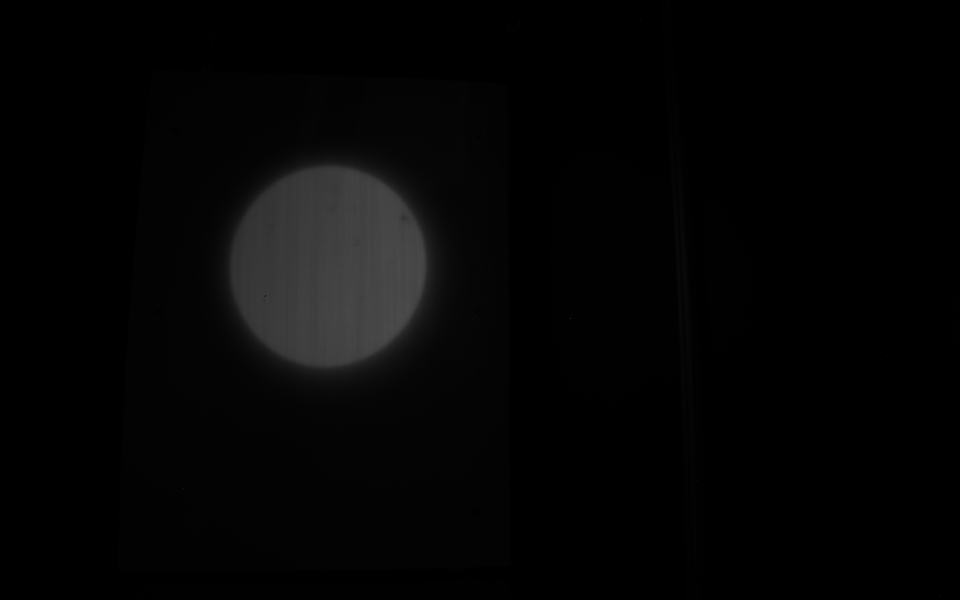
#> input picture ImageAnalysisFuncs/TestImages/PT24_pupil-alignment_2019-04-08_+010.000_-080.000.bmp, 1920 x 1200 px (shown at 1/2 size); its folder holds only this picture in this run
$ python -i analyze_pupil_alignment_Alexander_Lay.py   (imports and definitions only)
#> lines starting #> are read from the running program, lines starting #| are printed output that depends on the picture; after the words box and inside, x2 and y2 are one past the last pixel; in counts of white or black regions, pixels touching at a corner belong together
"""

Due to the uneven lighting and bleeding of light around the edges of the projected circle,
blobs found after otsu thresholding the images were visibly offset from the original circle.

Using a Hough Circle detector also seems unreliable, as the thresholds to identify the one true
circle vary across images.

Fortunately, using an adaptive local threshold technique does work to enhance the projected circles
edge, allowing it to be accurately located by a blob detector in most images.

This was no longer the case after we repositioned the pupil alignment camera, as the new images
contained larger amounts of noise in the projection, which made the blob detector fail.
However, by introducing filtering steps to remove small black patches and black out the background
the white blob detector works across all pupil alignment images again.

"""
from __future__ import print_function
from itertools import chain
import math
import os
import cv2
import numpy as np
import sys


def show_image(image, title):
    cv2.imshow(title, image)
    cv2.moveWindow(title, 0, 0)


def clean_thresholded_image(image, noise_threshold, background_threshold, show=False):
    """

    Return a copy of the image with the background set to black and small black noise objects set to white.

    See https://docs.opencv.org/master/d6/d00/tutorial_py_root.html

    :param image: The thresholded image to be cleaned
    :param noise_threshold: The maximum size a connected region can be to be counted as noise
    :param background_threshold: The smallest size a connected region can be to be counted as background
    :param show: Whether to display a graphic highlighting the alterations to be made

    :return: A cleaned copy of the thresholded image

    """

    clean_mean = image.copy()

    # connectedComponents() locates white regions on a black background.
    # Inverting allows us to locate black regions as distinct from eachother
    # See https://docs.opencv.org/master/d2/de8/group__core__array.html
    inverse_mean = cv2.bitwise_not(image)

    # Set any small black regions of noise to white
    # Noise is targeted as any small connected region of black in the thresholded image
    # Ensures the target blob doesn't contain smaller blobs inside it
    # See https://docs.opencv.org/master/d3/dc0/group__imgproc__shape.html
    _, labels = cv2.connectedComponents(inverse_mean)
    unique_labels, counts = np.unique(labels, return_counts=True)

    # index zero is the white of the original image, so won't need its colour changing
    noise_labels = np.extract(counts[1:] < noise_threshold, unique_labels[1:])
    noise_condition = np.isin(labels, noise_labels)
    # set any pixels in those small black regions to white
    np.putmask(clean_mean, noise_condition, 255)

    # Set the background to black
    # The background is targeted as any large connected region of white in the thresholded image
    # Prevents the target circle being a concentric blob inside the background
    _, labels = cv2.connectedComponents(image)
    unique_labels, counts = np.unique(labels, return_counts=True)

    # index zero is the black of the image, so won't need its colour changing
    bg_labels = np.extract(counts[1:] > background_threshold, unique_labels[1:])
    bg_condition = np.isin(labels, bg_labels)
    # set any pixels in those large white regions to black
    np.putmask(clean_mean, bg_condition, 0)

    if show:
        cleaning_steps = cv2.cvtColor(image, cv2.COLOR_GRAY2BGR)
        # Highlight noise pixels in red
        np.putmask(cleaning_steps[:, :, 0], noise_condition, 0)
        np.putmask(cleaning_steps[:, :, 1], noise_condition, 0)
        np.putmask(cleaning_steps[:, :, 2], noise_condition, 255)
        # Hightlight background pixels in blue
        np.putmask(cleaning_steps[:, :, 0], bg_condition, 255)
        np.putmask(cleaning_steps[:, :, 1], bg_condition, 0)
        np.putmask(cleaning_steps[:, :, 2], bg_condition, 0)
        show_image(cleaning_steps, "mean cleaning steps (blue -> black, red -> white)")

    return clean_mean


def find_white_circles(image, min_area, max_area):
    """

    Return a list of white circles found in the image

    :param image: The image to search for circles in
    :param min_area: The minimum area a circle should have to be accepted
    :param max_area: The maximum area a circle should have to be accepted

    :return: A list of (center x, center y, radius) tuples for each circle in the image

    """
    params = cv2.SimpleBlobDetector_Params()
    params.minArea = min_area
    params.maxArea = max_area
    params.blobColor = 255  # white
    params.filterByColor = True
    params.minInertiaRatio = 0.9  # non stretched
    params.filterByInertia = True
    params.minConvexity = 0.9  # convex
    params.filterByConvexity = True
    params.filterByCircularity = False
    # Due to the noisy edge, circularity filtering gives false negatives, so isn't done here

    detector = cv2.SimpleBlobDetector_create(params)

    return [
        (blob.pt[0], blob.pt[1], blob.size / 2.0) for blob in detector.detect(image)
    ]


def detect_pupil_projection_circles(image_path, show=False):
#> called with show = False
    minradius = 150
    maxradius = 250
    min_area = math.pi * minradius ** 2
    max_area = math.pi * maxradius ** 2

# [8 lines of commented-out code are left out]

    image = cv2.imread(image_path)
#> image is the input picture: shape (1200, 1920, 3); min 0, max 166, mean 4.9
    greyscale = cv2.cvtColor(image, cv2.COLOR_BGR2GRAY)

    # Enhance the edges with a locally adaptive threshold
    # See https://docs.opencv.org/master/d7/d4d/tutorial_py_thresholding.html
    mean = cv2.adaptiveThreshold(
                greyscale,                  # Input image
                255,                        # Maximum value
                cv2.ADAPTIVE_THRESH_MEAN_C, # Adaptive method (MEAN or GAUSSIAN)
                cv2.THRESH_BINARY,          # Thresholding mode
                81,                         # Block size
                2                           # Constant
           )
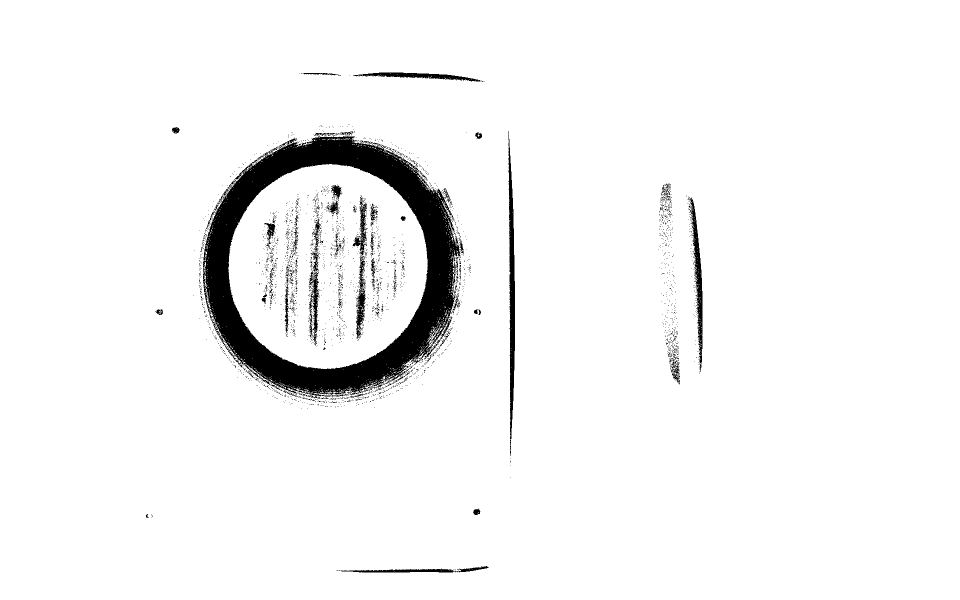
#> mean: shape (1200, 1920) (shown at 1/2 size); 95.5% white; 2729 black regions (2651 under 20 px), largest, box (x1, y1, x2, y2) and area: (406, 271, 921, 796) 78518, (1017, 262, 1030, 912) 4637, (1376, 395, 1405, 744) 2889
    if show:
        show_image(image, "original image")
        show_image(mean, "mean")

    # Remove the bright background and noise in the projected light circle
    clean_mean = clean_thresholded_image(mean, 5000, max_area, show)
#> in clean_thresholded_image, `_, labels = cv2.connectedComponents(inverse_mean)`:
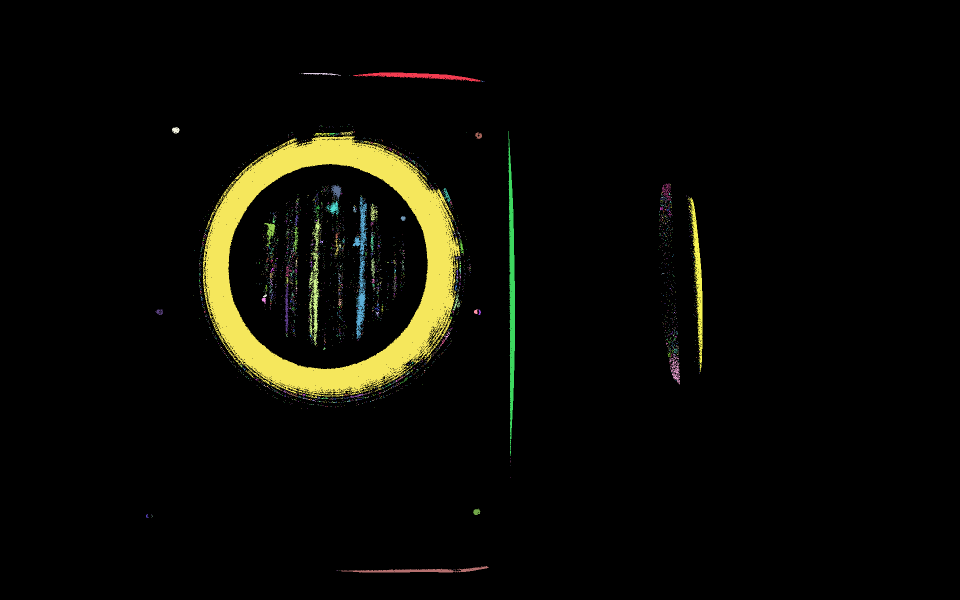
#> labels: shape (1200, 1920) int32 (shown at 1/2 size); 2730 distinct labels, from 0 to 2729; one colour per label, 0 black
#> in clean_thresholded_image, `unique_labels, counts = np.unique(labels, return_counts=True)`: unique_labels = 2730 values from 0 to 2729; counts = 2730 values, max 2199412 at index 0, min 1 at index 2, mean 844
#> in clean_thresholded_image, `noise_labels = np.extract(counts[1:] < noise_threshold, unique_labels[..`: noise_labels = 2728 values from 1 to 2729
#> in clean_thresholded_image, `noise_condition = np.isin(labels, noise_labels)`:
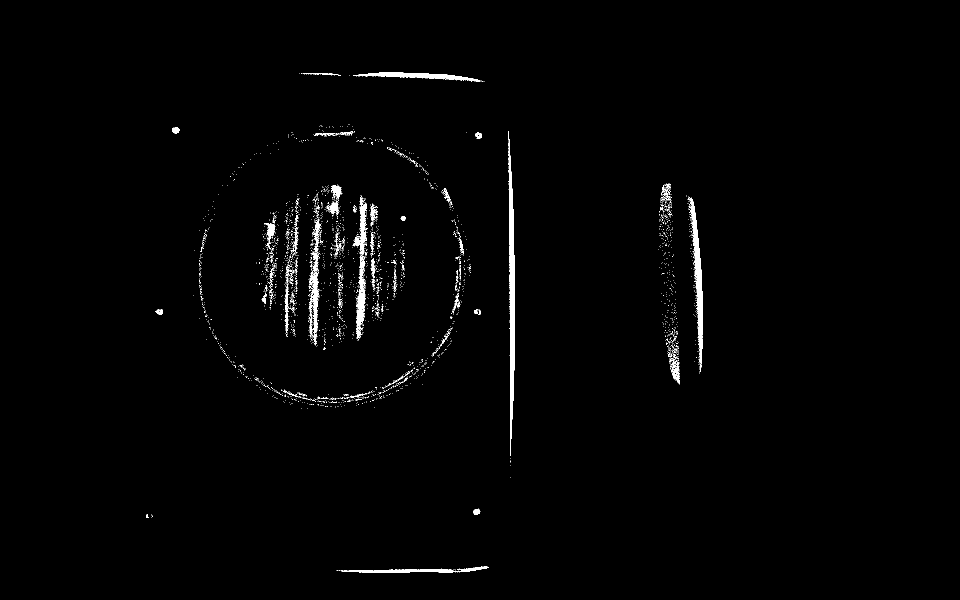
#> noise_condition: shape (1200, 1920) bool (shown at 1/2 size); 1.1% white; 2728 white regions (2651 under 20 px), largest, box (x1, y1, x2, y2) and area: (1017, 262, 1030, 912) 4637, (1376, 395, 1405, 744) 2889, (705, 394, 736, 678) 2480
#> in clean_thresholded_image, `np.putmask(clean_mean, noise_condition, 255)`:
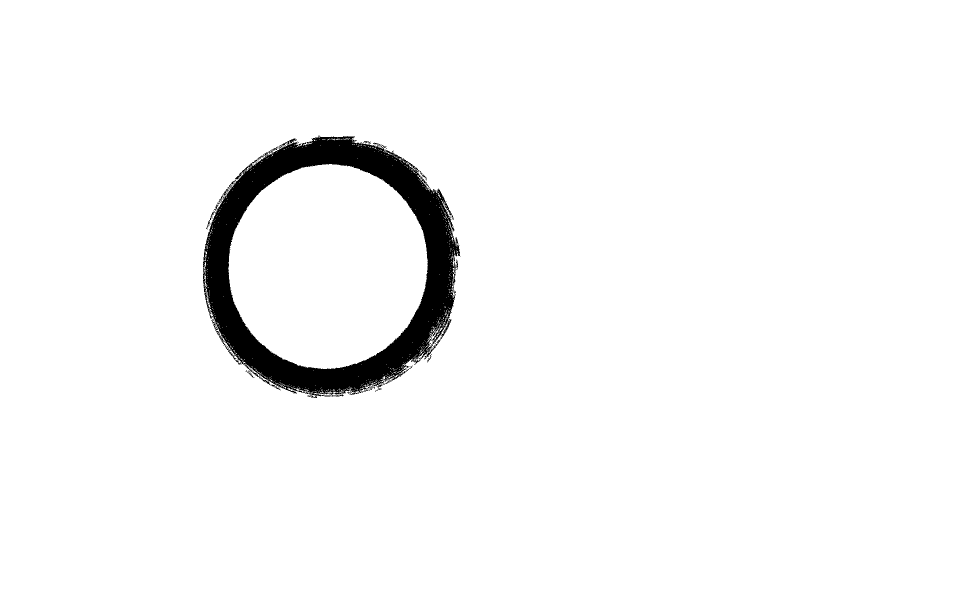
#> clean_mean: shape (1200, 1920) (shown at 1/2 size); 96.6% white; 1 black region, box (x1, y1, x2, y2) and area: (406, 271, 921, 796) 78518
#> in clean_thresholded_image, `_, labels = cv2.connectedComponents(image)`:
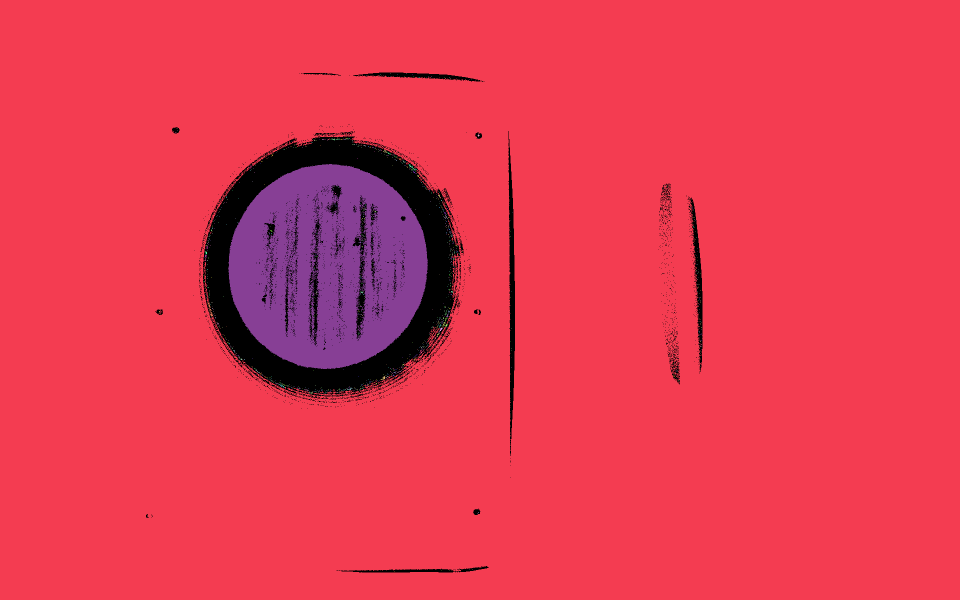
#> labels: shape (1200, 1920) int32 (shown at 1/2 size); 911 distinct labels, from 0 to 910; one colour per label, 0 black
#> in clean_thresholded_image, `unique_labels, counts = np.unique(labels, return_counts=True)`: unique_labels = 911 values from 0 to 910; counts = 911 values, max 2080041 at index 1, min 1 at index 2, mean 2529.1
#> in clean_thresholded_image, `bg_labels = np.extract(counts[1:] > background_threshold, unique_label..`: bg_labels = [1]
#> in clean_thresholded_image, `np.putmask(clean_mean, bg_condition, 0)`:
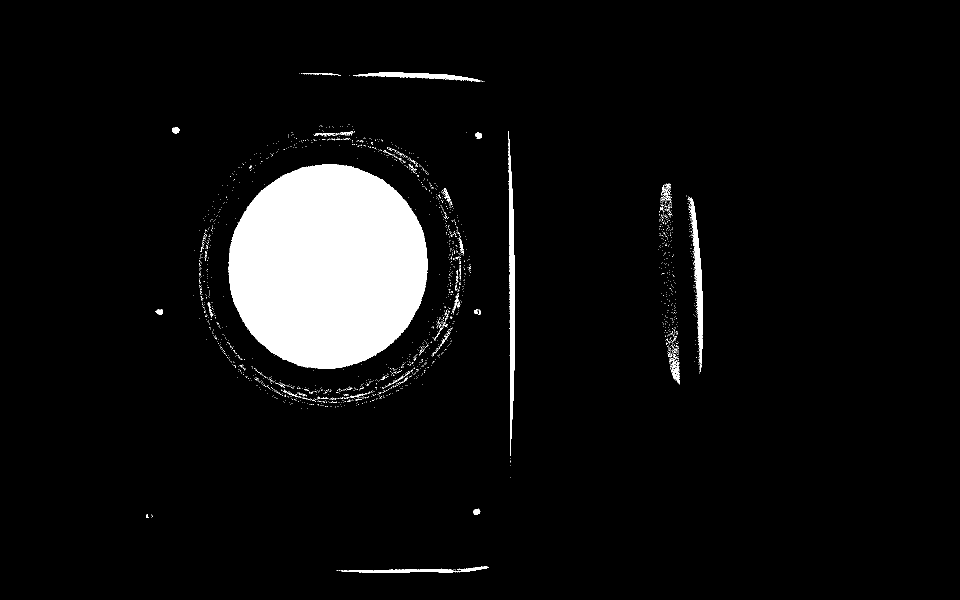
#> clean_mean: shape (1200, 1920) (shown at 1/2 size); 6.3% white; 1975 white regions (1931 under 20 px), largest, box (x1, y1, x2, y2) and area: (456, 328, 856, 738) 127767, (1017, 262, 1030, 912) 4650, (1376, 395, 1405, 744) 2978

    circles = find_white_circles(clean_mean, min_area, max_area)
#> circles = [(655.3, 532.3, 201.3)]

    if show:
        int_circles = np.round(np.array(circles)).astype("int")
        results = image.copy()
        # loop over the (x, y) coordinates and radius of the circles
        for (x, y, r) in int_circles:
            # draw concentric circles around the circles edge
            cv2.circle(results, (x, y), r + 15, (0, 255, 0), 1)
            cv2.circle(results, (x, y), r - 15, (0, 255, 0), 1)
            cv2.circle(results, (x, y), r + 5, (0, 64, 128), 1)
            cv2.circle(results, (x, y), r - 5, (0, 64, 128), 1)
            # draw a square around the center of the circle
            cv2.rectangle(results, (x + 1, y + 1), (x - 1, y - 1), (0, 0, 255), 1)
            print(x, y, r)

        show_image(clean_mean, "clean mean")
        show_image(results, "results")

    return circles


# [30 lines not run here, left out]

>>> result = detect_pupil_projection_circles('TestImages/PT24_pupil-alignment_2019-04-08_+010.000_-080.000.bmp')
#> result = [(655.3, 532.3, 201.3)]

$ run again, on ImageAnalysisFuncs/TestImages/pupil-alignment_2019-10-03T00.00.00.00.bmp
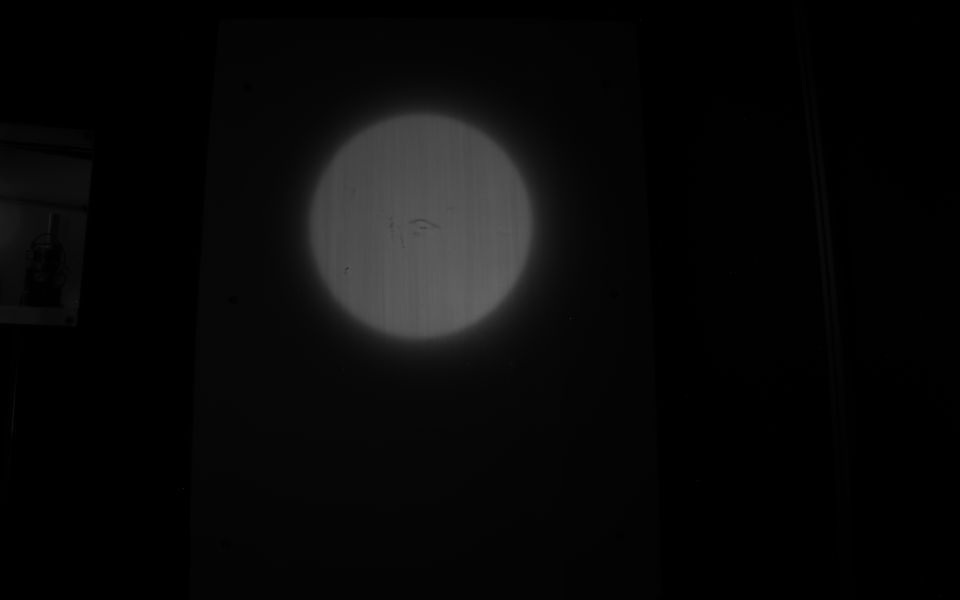
#> input picture ImageAnalysisFuncs/TestImages/pupil-alignment_2019-10-03T00.00.00.00.bmp, 1920 x 1200 px (shown at 1/2 size)
#> in detect_pupil_projection_circles, image is the input picture: shape (1200, 1920, 3); min 0, max 205, mean 8.8
#> mean: shape (1200, 1920); 92.1% white; 4960 black regions (4814 under 20 px), largest, box (x1, y1, x2, y2) and area: (556, 166, 1135, 751) 90956, (0, 280, 213, 681) 20713, (364, 59, 436, 1200) 18806
#> in clean_thresholded_image, `unique_labels, counts = np.unique(labels, return_counts=True)`: unique_labels = 4961 values from 0 to 4960; counts = 4961 values, max 2121243 at index 0, min 1 at index 2, mean 464.4
#> noise_labels = 4955 values from 2 to 4960
#> noise_condition: shape (1200, 1920) bool; 1.7% white; 4955 white regions (4814 under 20 px), largest, box (x1, y1, x2, y2) and area: (1287, 259, 1321, 954) 4398, (1645, 274, 1697, 666) 4190, (0, 221, 174, 260) 3350
#> in clean_thresholded_image, `_, labels = cv2.connectedComponents(image)`:
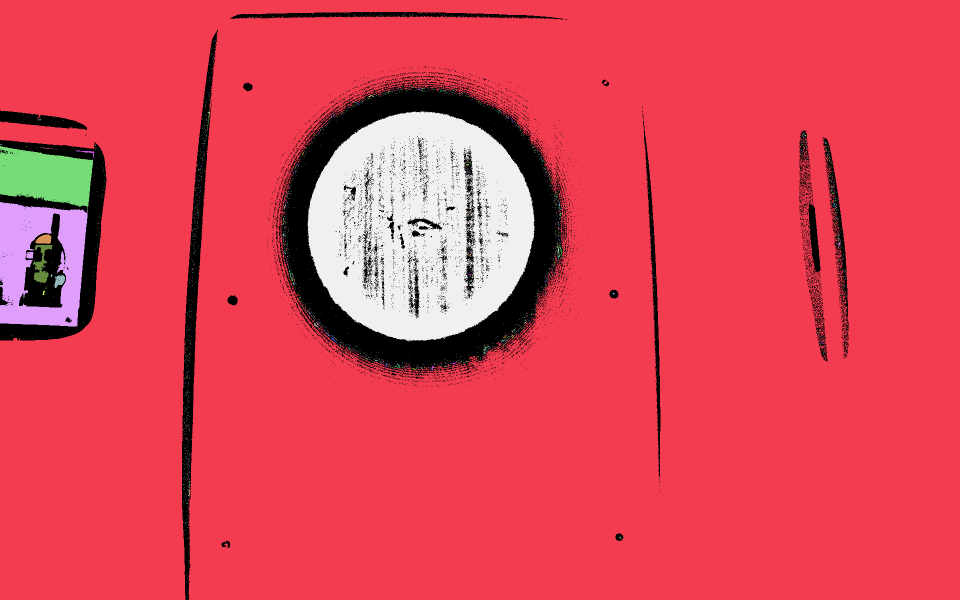
#> labels: shape (1200, 1920) int32 (shown at 1/2 size); 2214 distinct labels, from 0 to 2213; one colour per label, 0 black
#> in clean_thresholded_image, `unique_labels, counts = np.unique(labels, return_counts=True)`: unique_labels = 2214 values from 0 to 2213; counts = 2214 values, max 1920690 at index 1, min 1 at index 2, mean 1040.7
#> bg_labels = [1]
#> bg_condition: shape (1200, 1920) bool; 83.4% white; 2654 black regions (2573 under 20 px), largest, box (x1, y1, x2, y2) and area: (556, 166, 1135, 751) 255727, (0, 280, 213, 681) 76752, (364, 59, 436, 1200) 19620
#> in clean_thresholded_image, `np.putmask(clean_mean, bg_condition, 0)`:
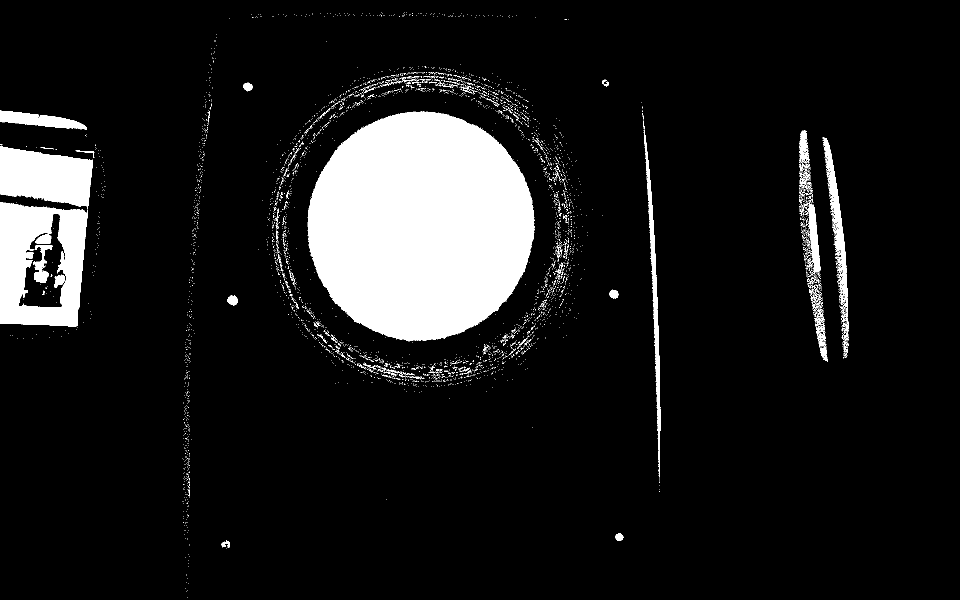
#> clean_mean: shape (1200, 1920) (shown at 1/2 size); 10.4% white; 4464 white regions (4366 under 20 px), largest, box (x1, y1, x2, y2) and area: (615, 223, 1070, 683) 162195, (0, 404, 176, 654) 28331, (0, 292, 186, 419) 16890
#> circles = [(840.9, 451.6, 226.9)]
